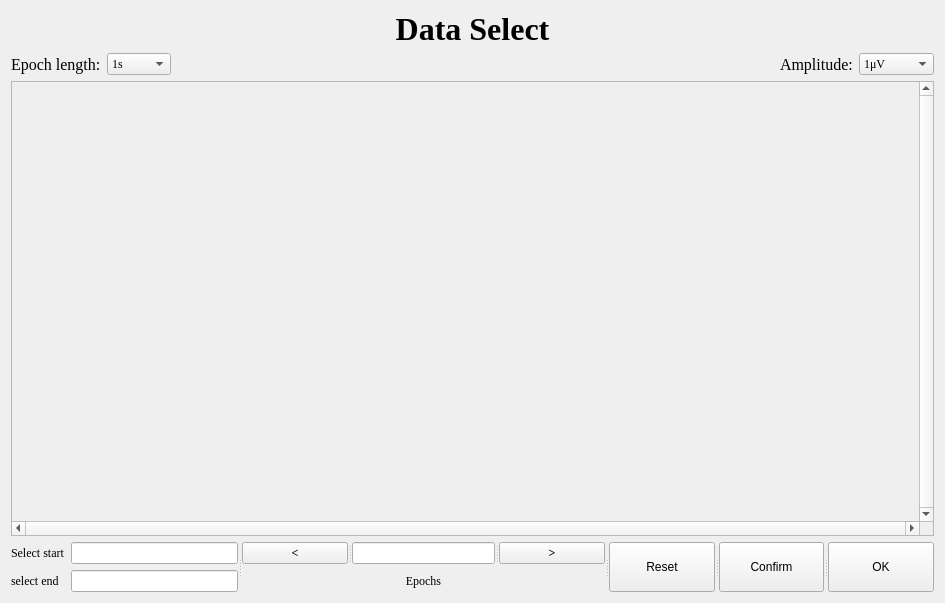
<?xml version="1.0" encoding="UTF-8"?>
<ui version="4.0">
 <class>Data_Select</class>
 <widget class="QWidget" name="Data_Select">
  <property name="geometry">
   <rect>
    <x>0</x>
    <y>0</y>
    <width>945</width>
    <height>603</height>
   </rect>
  </property>
  <property name="windowTitle">
   <string>Form</string>
  </property>
  <layout class="QVBoxLayout" name="verticalLayout_2">
   <item>
    <widget class="QLabel" name="label">
     <property name="font">
      <font>
       <family>Times New Roman</family>
       <pointsize>24</pointsize>
       <weight>75</weight>
       <bold>true</bold>
      </font>
     </property>
     <property name="layoutDirection">
      <enum>Qt::LeftToRight</enum>
     </property>
     <property name="text">
      <string>Data Select</string>
     </property>
     <property name="alignment">
      <set>Qt::AlignCenter</set>
     </property>
    </widget>
   </item>
   <item>
    <layout class="QHBoxLayout" name="horizontalLayout_3">
     <item>
      <layout class="QHBoxLayout" name="horizontalLayout_2">
       <item>
        <widget class="QLabel" name="label_1">
         <property name="font">
          <font>
           <family>Times New Roman</family>
           <pointsize>12</pointsize>
          </font>
         </property>
         <property name="text">
          <string>Epoch length:</string>
         </property>
        </widget>
       </item>
       <item>
        <widget class="QComboBox" name="comboBox_1">
         <property name="font">
          <font>
           <family>Times New Roman</family>
          </font>
         </property>
         <item>
          <property name="text">
           <string>1s</string>
          </property>
         </item>
         <item>
          <property name="text">
           <string>5s</string>
          </property>
         </item>
         <item>
          <property name="text">
           <string>30s</string>
          </property>
         </item>
         <item>
          <property name="text">
           <string>60s</string>
          </property>
         </item>
         <item>
          <property name="text">
           <string>3min</string>
          </property>
         </item>
         <item>
          <property name="text">
           <string>15min</string>
          </property>
         </item>
         <item>
          <property name="text">
           <string>60min</string>
          </property>
         </item>
         <item>
          <property name="text">
           <string>12hour</string>
          </property>
         </item>
         <item>
          <property name="text">
           <string>24hour</string>
          </property>
         </item>
        </widget>
       </item>
      </layout>
     </item>
     <item>
      <spacer name="horizontalSpacer">
       <property name="orientation">
        <enum>Qt::Horizontal</enum>
       </property>
       <property name="sizeHint" stdset="0">
        <size>
         <width>40</width>
         <height>20</height>
        </size>
       </property>
      </spacer>
     </item>
     <item>
      <layout class="QHBoxLayout" name="horizontalLayout">
       <item>
        <widget class="QLabel" name="label_2">
         <property name="font">
          <font>
           <family>Times New Roman</family>
           <pointsize>12</pointsize>
          </font>
         </property>
         <property name="text">
          <string>Amplitude:</string>
         </property>
        </widget>
       </item>
       <item>
        <widget class="QComboBox" name="comboBox_2">
         <property name="font">
          <font>
           <family>Times New Roman</family>
          </font>
         </property>
         <item>
          <property name="text">
           <string>1μV</string>
          </property>
         </item>
         <item>
          <property name="text">
           <string>10μV</string>
          </property>
         </item>
         <item>
          <property name="text">
           <string>50μV</string>
          </property>
         </item>
         <item>
          <property name="text">
           <string>100μV</string>
          </property>
         </item>
         <item>
          <property name="text">
           <string>200μV</string>
          </property>
         </item>
         <item>
          <property name="text">
           <string>500μV</string>
          </property>
         </item>
         <item>
          <property name="text">
           <string>1000μV</string>
          </property>
         </item>
         <item>
          <property name="text">
           <string>2000μV</string>
          </property>
         </item>
         <item>
          <property name="text">
           <string>5000μV</string>
          </property>
         </item>
            <item>
          <property name="text">
           <string>7000μV</string>
          </property>
         </item>
            <item>
          <property name="text">
           <string>10000μV</string>
          </property>
         </item>
        </widget>
       </item>
      </layout>
     </item>
    </layout>
   </item>
   <item>
    <widget class="QScrollArea" name="scrollArea">
     <property name="verticalScrollBarPolicy">
      <enum>Qt::ScrollBarAlwaysOn</enum>
     </property>
     <property name="horizontalScrollBarPolicy">
      <enum>Qt::ScrollBarAlwaysOn</enum>
     </property>
     <property name="sizeAdjustPolicy">
      <enum>QAbstractScrollArea::AdjustToContents</enum>
     </property>
     <property name="widgetResizable">
      <bool>true</bool>
     </property>
     <widget class="QWidget" name="scrollAreaWidgetContents">
      <property name="geometry">
       <rect>
        <x>0</x>
        <y>0</y>
        <width>908</width>
        <height>443</height>
       </rect>
      </property>
     </widget>
    </widget>
   </item>
   <item>
    <widget class="QSplitter" name="splitter_3">
     <property name="orientation">
      <enum>Qt::Horizontal</enum>
     </property>
     <widget class="QWidget" name="layoutWidget">
      <layout class="QFormLayout" name="formLayout">
       <item row="0" column="0">
        <widget class="QLabel" name="label_4">
         <property name="font">
          <font>
           <family>Times New Roman</family>
          </font>
         </property>
         <property name="text">
          <string>Select start</string>
         </property>
        </widget>
       </item>
       <item row="0" column="1">
        <widget class="QLineEdit" name="lineEdit"/>
       </item>
       <item row="1" column="0">
        <widget class="QLabel" name="label_5">
         <property name="font">
          <font>
           <family>Times New Roman</family>
          </font>
         </property>
         <property name="text">
          <string>select end</string>
         </property>
        </widget>
       </item>
       <item row="1" column="1">
        <widget class="QLineEdit" name="lineEdit_2"/>
       </item>
      </layout>
     </widget>
     <widget class="QWidget" name="layoutWidget">
      <layout class="QVBoxLayout" name="verticalLayout">
       <item>
        <widget class="QSplitter" name="splitter">
         <property name="orientation">
          <enum>Qt::Horizontal</enum>
         </property>
         <widget class="QPushButton" name="previousButton">
          <property name="font">
           <font>
            <family>Times New Roman</family>
            <weight>75</weight>
            <bold>true</bold>
           </font>
          </property>
          <property name="text">
           <string>&lt;</string>
          </property>
         </widget>
         <widget class="QLineEdit" name="pageLineEdit">
          <property name="text">
           <string/>
          </property>
          <property name="alignment">
           <set>Qt::AlignCenter</set>
          </property>
          <property name="dragEnabled">
           <bool>false</bool>
          </property>
         </widget>
         <widget class="QPushButton" name="nextButton">
          <property name="font">
           <font>
            <family>Times New Roman</family>
            <weight>75</weight>
            <bold>true</bold>
           </font>
          </property>
          <property name="text">
           <string>&gt;</string>
          </property>
         </widget>
        </widget>
       </item>
       <item>
        <widget class="QLabel" name="label_3">
         <property name="font">
          <font>
           <family>Times New Roman</family>
          </font>
         </property>
         <property name="text">
          <string>Epochs</string>
         </property>
         <property name="alignment">
          <set>Qt::AlignCenter</set>
         </property>
        </widget>
       </item>
      </layout>
     </widget>
     <widget class="QSplitter" name="splitter_2">
      <property name="orientation">
       <enum>Qt::Horizontal</enum>
      </property>
      <widget class="QPushButton" name="pushButton_Reject">
       <property name="text">
        <string>Reset</string>
       </property>
      </widget>
      <widget class="QPushButton" name="pushButton_Confirm">
       <property name="text">
        <string>Confirm</string>
       </property>
      </widget>
      <widget class="QPushButton" name="pushButton_OK">
       <property name="text">
        <string>OK</string>
       </property>
      </widget>
     </widget>
    </widget>
   </item>
  </layout>
 </widget>
 <resources/>
 <connections/>
</ui>
